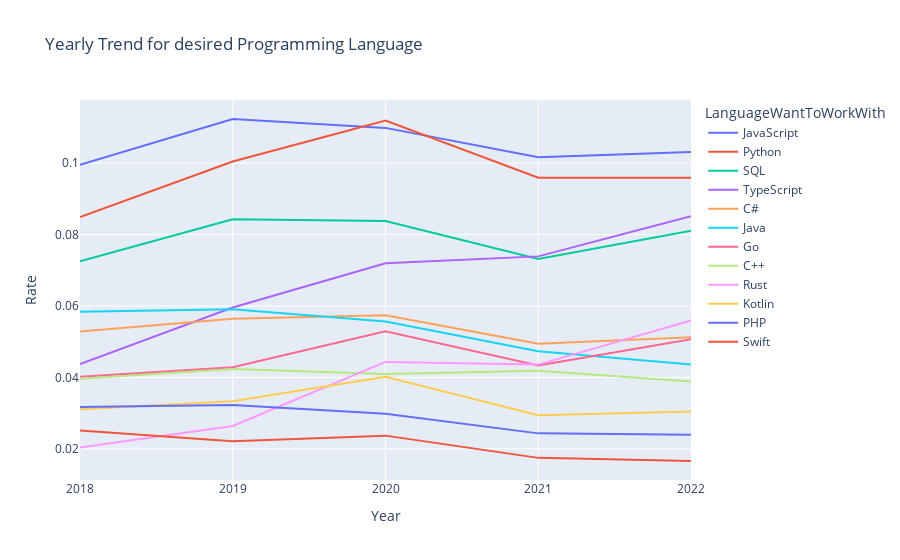

This figure's notebook cell:
### Code cell
plot_line_chart(desired_percentage, 'Yearly Trend for desired Programming Language')

### Figure 1 — Plotly figure (JSON) as saved in the notebook; plotly's stock layout.template omitted (floating-point values rounded to 4 significant figures)
{"data": [{"hovertemplate": "LanguageWantToWorkWith=JavaScript<br>year=%{x}<br>value=%{y}<extra></extra>", "legendgroup": "JavaScript", "line": {"color": "#636efa", "dash": "solid"}, "marker": {"symbol": "circle"}, "mode": "lines", "name": "JavaScript", "orientation": "v", "showlegend": true, "type": "scatter", "x": [2018, 2019, 2020, 2021, 2022], "xaxis": "x", "y": [0.09959, 0.1124, 0.1099, 0.1017, 0.1031], "yaxis": "y"}, {"hovertemplate": "LanguageWantToWorkWith=Python<br>year=%{x}<br>value=%{y}<extra></extra>", "legendgroup": "Python", "line": {"color": "#EF553B", "dash": "solid"}, "marker": {"symbol": "circle"}, "mode": "lines", "name": "Python", "orientation": "v", "showlegend": true, "type": "scatter", "x": [2018, 2019, 2020, 2021, 2022], "xaxis": "x", "y": [0.08491, 0.1005, 0.112, 0.09594, 0.09592], "yaxis": "y"}, {"hovertemplate": "LanguageWantToWorkWith=SQL<br>year=%{x}<br>value=%{y}<extra></extra>", "legendgroup": "SQL", "line": {"color": "#00cc96", "dash": "solid"}, "marker": {"symbol": "circle"}, "mode": "lines", "name": "SQL", "orientation": "v", "showlegend": true, "type": "scatter", "x": [2018, 2019, 2020, 2021, 2022], "xaxis": "x", "y": [0.07252, 0.08433, 0.08381, 0.07315, 0.08107], "yaxis": "y"}, {"hovertemplate": "LanguageWantToWorkWith=TypeScript<br>year=%{x}<br>value=%{y}<extra></extra>", "legendgroup": "TypeScript", "line": {"color": "#ab63fa", "dash": "solid"}, "marker": {"symbol": "circle"}, "mode": "lines", "name": "TypeScript", "orientation": "v", "showlegend": true, "type": "scatter", "x": [2018, 2019, 2020, 2021, 2022], "xaxis": "x", "y": [0.04374, 0.05959, 0.07197, 0.0739, 0.08514], "yaxis": "y"}, {"hovertemplate": "LanguageWantToWorkWith=C#<br>year=%{x}<br>value=%{y}<extra></extra>", "legendgroup": "C#", "line": {"color": "#FFA15A", "dash": "solid"}, "marker": {"symbol": "circle"}, "mode": "lines", "name": "C#", "orientation": "v", "showlegend": true, "type": "scatter", "x": [2018, 2019, 2020, 2021, 2022], "xaxis": "x", "y": [0.05287, 0.0564, 0.05739, 0.04944, 0.05125], "yaxis": "y"}, {"hovertemplate": "LanguageWantToWorkWith=Java<br>year=%{x}<br>value=%{y}<extra></extra>", "legendgroup": "Java", "line": {"color": "#19d3f3", "dash": "solid"}, "marker": {"symbol": "circle"}, "mode": "lines", "name": "Java", "orientation": "v", "showlegend": true, "type": "scatter", "x": [2018, 2019, 2020, 2021, 2022], "xaxis": "x", "y": [0.0584, 0.05906, 0.05566, 0.0473, 0.04361], "yaxis": "y"}, {"hovertemplate": "LanguageWantToWorkWith=Go<br>year=%{x}<br>value=%{y}<extra></extra>", "legendgroup": "Go", "line": {"color": "#FF6692", "dash": "solid"}, "marker": {"symbol": "circle"}, "mode": "lines", "name": "Go", "orientation": "v", "showlegend": true, "type": "scatter", "x": [2018, 2019, 2020, 2021, 2022], "xaxis": "x", "y": [0.04021, 0.04286, 0.0529, 0.04337, 0.05066], "yaxis": "y"}, {"hovertemplate": "LanguageWantToWorkWith=C++<br>year=%{x}<br>value=%{y}<extra></extra>", "legendgroup": "C++", "line": {"color": "#B6E880", "dash": "solid"}, "marker": {"symbol": "circle"}, "mode": "lines", "name": "C++", "orientation": "v", "showlegend": true, "type": "scatter", "x": [2018, 2019, 2020, 2021, 2022], "xaxis": "x", "y": [0.03958, 0.04235, 0.04094, 0.04189, 0.03888], "yaxis": "y"}, {"hovertemplate": "LanguageWantToWorkWith=Rust<br>year=%{x}<br>value=%{y}<extra></extra>", "legendgroup": "Rust", "line": {"color": "#FF97FF", "dash": "solid"}, "marker": {"symbol": "circle"}, "mode": "lines", "name": "Rust", "orientation": "v", "showlegend": true, "type": "scatter", "x": [2018, 2019, 2020, 2021, 2022], "xaxis": "x", "y": [0.02034, 0.02637, 0.04433, 0.04358, 0.05593], "yaxis": "y"}, {"hovertemplate": "LanguageWantToWorkWith=Kotlin<br>year=%{x}<br>value=%{y}<extra></extra>", "legendgroup": "Kotlin", "line": {"color": "#FECB52", "dash": "solid"}, "marker": {"symbol": "circle"}, "mode": "lines", "name": "Kotlin", "orientation": "v", "showlegend": true, "type": "scatter", "x": [2018, 2019, 2020, 2021, 2022], "xaxis": "x", "y": [0.03105, 0.03331, 0.04018, 0.02937, 0.03045], "yaxis": "y"}, {"hovertemplate": "LanguageWantToWorkWith=PHP<br>year=%{x}<br>value=%{y}<extra></extra>", "legendgroup": "PHP", "line": {"color": "#636efa", "dash": "solid"}, "marker": {"symbol": "circle"}, "mode": "lines", "name": "PHP", "orientation": "v", "showlegend": true, "type": "scatter", "x": [2018, 2019, 2020, 2021, 2022], "xaxis": "x", "y": [0.0317, 0.03225, 0.02982, 0.02431, 0.02394], "yaxis": "y"}, {"hovertemplate": "LanguageWantToWorkWith=Swift<br>year=%{x}<br>value=%{y}<extra></extra>", "legendgroup": "Swift", "line": {"color": "#EF553B", "dash": "solid"}, "marker": {"symbol": "circle"}, "mode": "lines", "name": "Swift", "orientation": "v", "showlegend": true, "type": "scatter", "x": [2018, 2019, 2020, 2021, 2022], "xaxis": "x", "y": [0.02513, 0.02211, 0.02368, 0.01745, 0.01657], "yaxis": "y"}], "layout": {"legend": {"title": {"text": "LanguageWantToWorkWith"}, "tracegroupgap": 0}, "title": {"text": "Yearly Trend for desired Programming Language"}, "xaxis": {"anchor": "y", "domain": [0, 1], "dtick": 1, "tickmode": "linear", "title": {"text": "Year"}}, "yaxis": {"anchor": "x", "domain": [0, 1], "title": {"text": "Rate"}}}}
